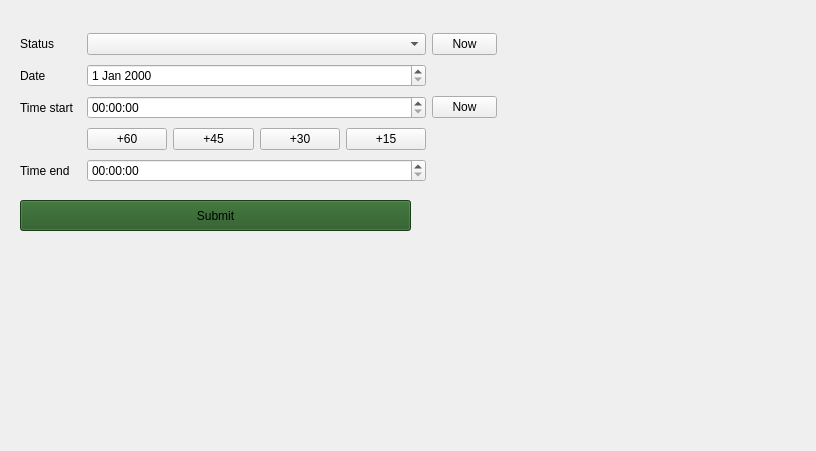
<?xml version="1.0" encoding="UTF-8"?>
<ui version="4.0">
 <class>InsertWidget</class>
 <widget class="QWidget" name="InsertWidget">
  <property name="geometry">
   <rect>
    <x>0</x>
    <y>0</y>
    <width>816</width>
    <height>451</height>
   </rect>
  </property>
  <property name="windowTitle">
   <string>Form</string>
  </property>
  <widget class="QWidget" name="formLayoutWidget">
   <property name="geometry">
    <rect>
     <x>20</x>
     <y>30</y>
     <width>477</width>
     <height>156</height>
    </rect>
   </property>
   <layout class="QGridLayout" name="gridLayout_2">
    <item row="4" column="0">
     <widget class="QLabel" name="timeEndLabel">
      <property name="maximumSize">
       <size>
        <width>61</width>
        <height>16777215</height>
       </size>
      </property>
      <property name="text">
       <string>Time end</string>
      </property>
     </widget>
    </item>
    <item row="1" column="0">
     <widget class="QLabel" name="dateLabel">
      <property name="maximumSize">
       <size>
        <width>61</width>
        <height>16777215</height>
       </size>
      </property>
      <property name="text">
       <string>Date</string>
      </property>
     </widget>
    </item>
    <item row="0" column="0">
     <widget class="QLabel" name="statusLabel">
      <property name="maximumSize">
       <size>
        <width>61</width>
        <height>16777215</height>
       </size>
      </property>
      <property name="text">
       <string>Status</string>
      </property>
     </widget>
    </item>
    <item row="4" column="1">
     <widget class="QTimeEdit" name="timeEndEdit"/>
    </item>
    <item row="0" column="1">
     <widget class="QComboBox" name="statusBox"/>
    </item>
    <item row="2" column="1">
     <widget class="QTimeEdit" name="timeStartEdit"/>
    </item>
    <item row="0" column="2">
     <widget class="QPushButton" name="statusButton">
      <property name="maximumSize">
       <size>
        <width>65</width>
        <height>16777215</height>
       </size>
      </property>
      <property name="text">
       <string>Now</string>
      </property>
     </widget>
    </item>
    <item row="2" column="2">
     <widget class="QPushButton" name="dateButton">
      <property name="maximumSize">
       <size>
        <width>65</width>
        <height>16777215</height>
       </size>
      </property>
      <property name="text">
       <string>Now</string>
      </property>
     </widget>
    </item>
    <item row="2" column="0">
     <widget class="QLabel" name="timeStartLabel">
      <property name="maximumSize">
       <size>
        <width>61</width>
        <height>16777215</height>
       </size>
      </property>
      <property name="text">
       <string>Time start</string>
      </property>
     </widget>
    </item>
    <item row="1" column="1">
     <widget class="QDateEdit" name="dateEdit"/>
    </item>
    <item row="3" column="1">
     <layout class="QHBoxLayout" name="plusLayout">
      <item>
       <widget class="QPushButton" name="plus60Button">
        <property name="text">
         <string>+60</string>
        </property>
       </widget>
      </item>
      <item>
       <widget class="QPushButton" name="plus45Button">
        <property name="text">
         <string>+45</string>
        </property>
       </widget>
      </item>
      <item>
       <widget class="QPushButton" name="plus30Button">
        <property name="text">
         <string>+30</string>
        </property>
       </widget>
      </item>
      <item>
       <widget class="QPushButton" name="plus15Button">
        <property name="text">
         <string>+15</string>
        </property>
       </widget>
      </item>
     </layout>
    </item>
   </layout>
  </widget>
  <widget class="QPushButton" name="submitButton">
   <property name="geometry">
    <rect>
     <x>20</x>
     <y>200</y>
     <width>391</width>
     <height>31</height>
    </rect>
   </property>
   <property name="sizePolicy">
    <sizepolicy hsizetype="MinimumExpanding" vsizetype="Fixed">
     <horstretch>0</horstretch>
     <verstretch>0</verstretch>
    </sizepolicy>
   </property>
   <property name="focusPolicy">
    <enum>Qt::WheelFocus</enum>
   </property>
   <property name="toolTip">
    <string/>
   </property>
   <property name="toolTipDuration">
    <number>-1</number>
   </property>
   <property name="statusTip">
    <string/>
   </property>
   <property name="whatsThis">
    <string/>
   </property>
   <property name="styleSheet">
    <string notr="true">
background-color: rgb(35, 86, 31);</string>
   </property>
   <property name="text">
    <string>Submit</string>
   </property>
  </widget>
 </widget>
 <resources/>
 <connections/>
</ui>
